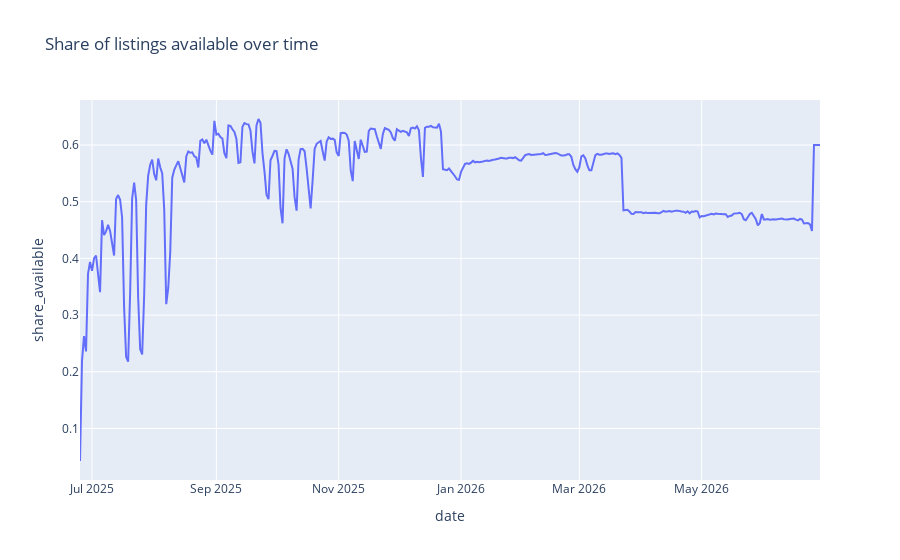

Here is the notebook cell this chart was saved with:
### Markdown cell above
### 4. Simple EDA on prices and availability

We start with a few **basic visualizations** to understand price levels and availability patterns in Antwerp.
We:
- convert the `price` column to numeric,
- plot the price distribution,
- look at how availability changes over time.

### Code cell
# Helper: turn price strings like "$120.00" into numeric values
calendar = calendar_raw.copy()

# Parse both `price` and `adjusted_price` to numeric
for col in ["price", "adjusted_price"]:
    if col in calendar.columns:
        calendar[col] = (calendar[col]
                           .astype(str)
                           .str.replace("$", "", regex=False)
                           .str.replace(",", "", regex=False)
                           .replace("nan", np.nan)
                           .astype(float))

# If `price` is missing but `adjusted_price` is present, fall back to adjusted_price
if "price" in calendar.columns and "adjusted_price" in calendar.columns:
    missing_price = calendar["price"].isna() & calendar["adjusted_price"].notna()
    calendar.loc[missing_price, "price"] = calendar.loc[missing_price, "adjusted_price"]

# Basic price distribution (exclude missing / zero)
price_nonzero = calendar["price"].dropna()
price_nonzero = price_nonzero[price_nonzero > 0]

fig_price = px.histogram(price_nonzero, nbins=60, title="Antwerp nightly price distribution")
fig_price.show()

# Share of available vs not-available days over time
availability_by_date = (calendar
    .assign(is_available=lambda df: df["available"] == "t")
    .groupby("date")["is_available"]
    .mean()
    .reset_index(name="share_available"))

fig_avail = px.line(availability_by_date, x="date", y="share_available",
                    title="Share of listings available over time")
fig_avail.show()

### Figure 1 — Plotly figure (JSON) as saved in the notebook; plotly's stock layout.template omitted (floating-point values rounded to 4 significant figures; data arrays with more than 128 entries replaced by an {"elided": "..."} marker saying what was removed)
{"data": [{"hovertemplate": "date=%{x}<br>share_available=%{y}<extra></extra>", "legendgroup": "", "line": {"color": "#636efa", "dash": "solid"}, "marker": {"symbol": "circle"}, "mode": "lines", "name": "", "orientation": "v", "showlegend": false, "type": "scatter", "x": {"elided": "370 str values"}, "xaxis": "x", "y": {"elided": "370 float values"}, "yaxis": "y"}], "layout": {"legend": {"tracegroupgap": 0}, "title": {"text": "Share of listings available over time"}, "xaxis": {"anchor": "y", "domain": [0, 1], "title": {"text": "date"}}, "yaxis": {"anchor": "x", "domain": [0, 1], "title": {"text": "share_available"}}}}
